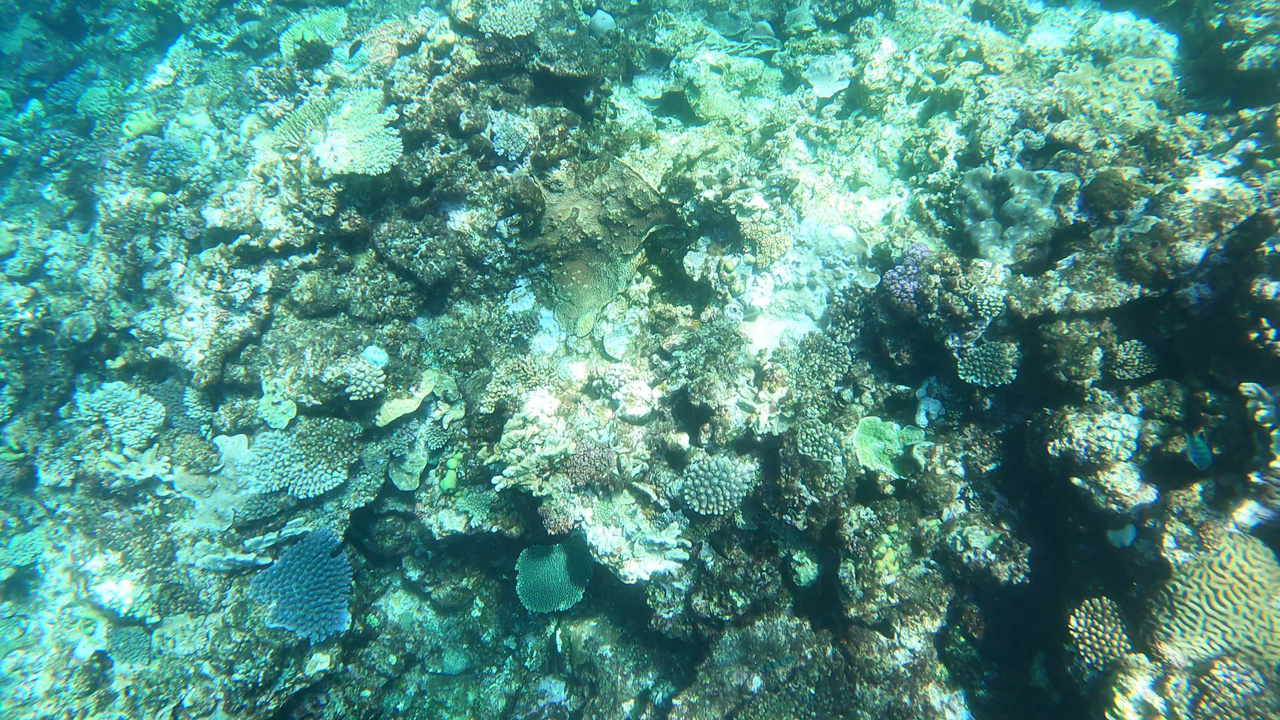
#> input picture opencv/calibrate/10038.jpeg, 1280 x 720 px, given in place of the camera
$ python stream.py
#> lines starting #> are read from the running program, lines starting #| are printed output that depends on the picture; after the words box and inside, x2 and y2 are one past the last pixel; in counts of white or black regions, pixels touching at a corner belong together
from operator import xor
import numpy as np
import cv2 as cv
cap = cv.VideoCapture(0)

cap.set(cv.CAP_PROP_FPS, 1)

fps = cap.get(cv.CAP_PROP_FPS)
print(fps)

def my_line(img, start, end):
    thickness = 2
    line_type = 8
    cv.line(img,
             start,
             end,
             (0, 0, 0),
             thickness,
             line_type)

if not cap.isOpened():
    print("Cannot open camera")
    exit()
while True:
    # Capture frame-by-frame
    ret, frame = cap.read()
#> frame is the input picture: shape (720, 1280, 3); mean B, G, R 135.3, 147.4, 85.4

    # if frame is read correctly ret is True
    if not ret:
        print("Can't receive frame (stream end?). Exiting ...")
        break
    # Our operations on the frame come here
    gray = cv.cvtColor(frame, cv.COLOR_BGR2GRAY)

    # specific a small area s
    _dx = 200
    _dy = 200
    _dw = 400
    _dh = 400
    _xl = _dx + _dw
    _yl = _dy + _dh
    my_line(gray, (_dx, _dy), (_xl, _dy))
    my_line(gray, (_dx, _dy), (_dx, _yl))
    my_line(gray, (_xl, _dy), (_xl, _yl))
    my_line(gray, (_dx, _yl), (_xl, _yl))
#> call 4 of my_line, with start = (200, 600), end = (600, 600)
#> in my_line (call 4), `cv.line(img, start, end, (0, 0, 0), thickness, line_type)`:
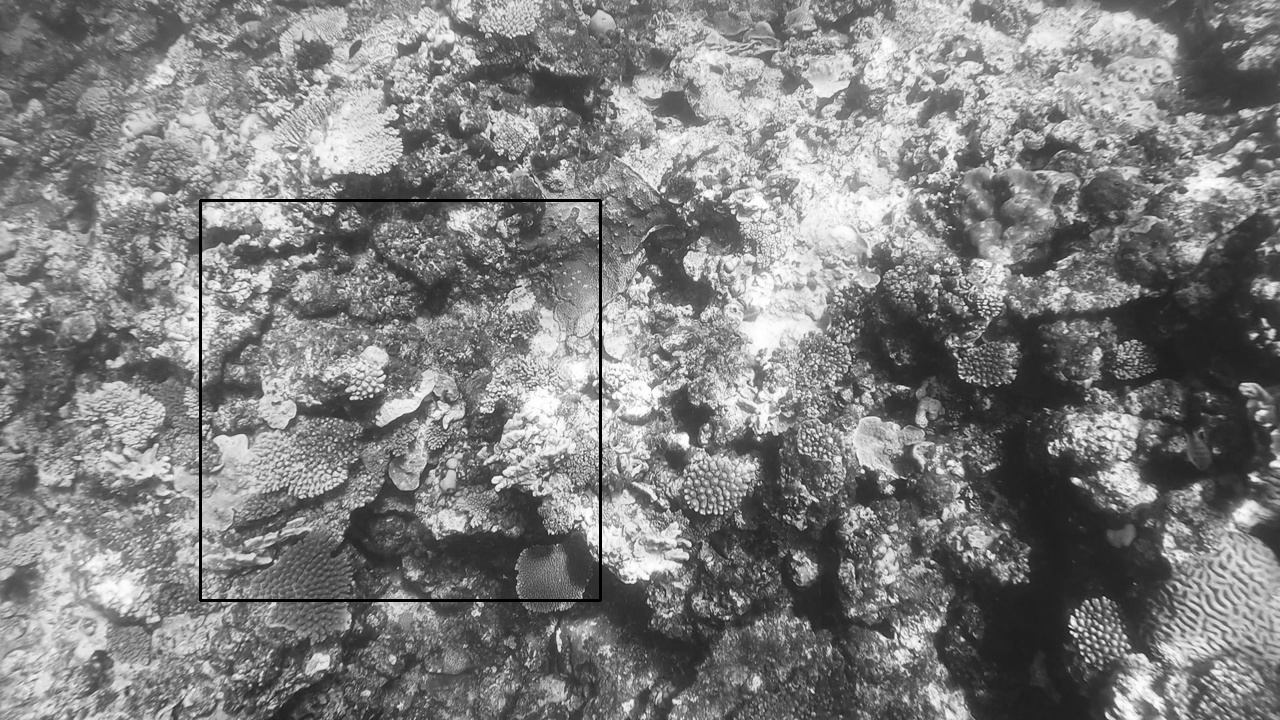
#> img: shape (720, 1280); min 0, max 255, mean 126.7
    # e

    # Display the resulting frame
    ret, thresh = cv.threshold(gray, 127, 255, cv.THRESH_BINARY_INV)
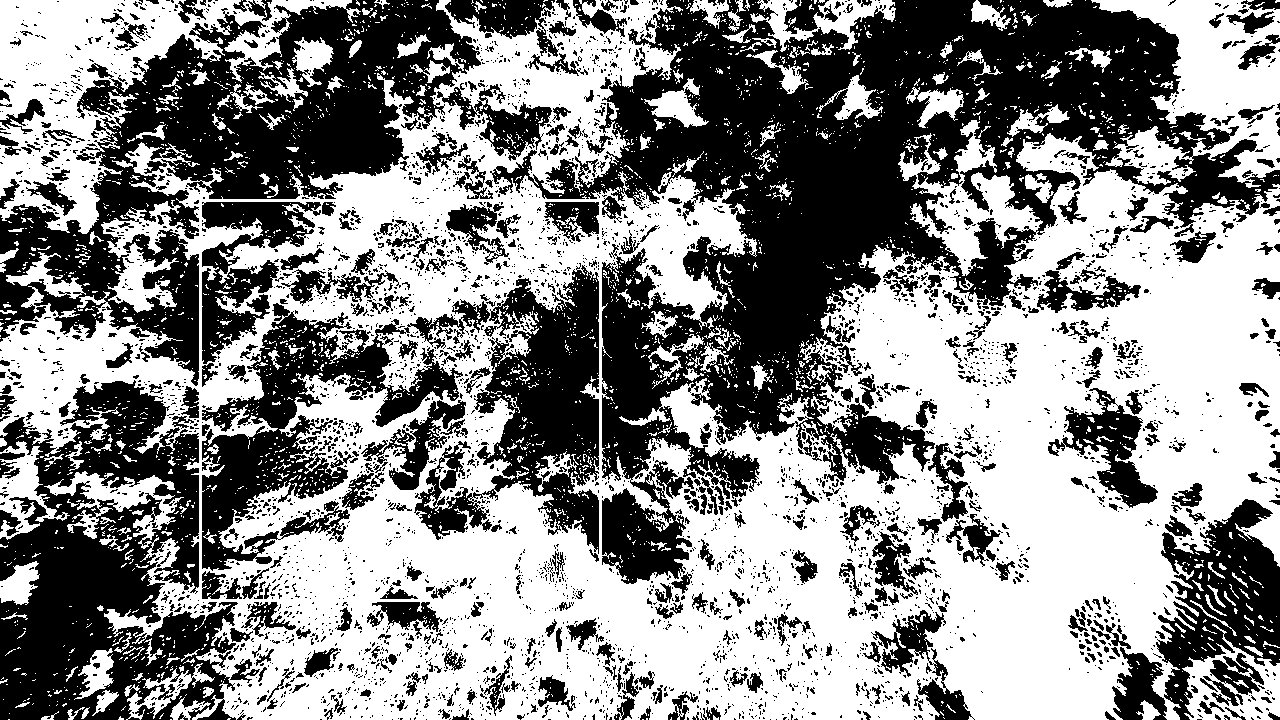
#> thresh: shape (720, 1280); 54.5% white; 4151 black regions (3602 under 20 px)
    #cony_threshold = 100
    #thresh = cv.Canny(gray, cony_threshold, 1.25 * cony_threshold)

    # 显示等高线特定图案 s
    contours, hierarchy = cv.findContours(thresh, cv.RETR_TREE, cv.CHAIN_APPROX_SIMPLE)
#> contours = 8903 contours, 7908 with area under 20; largest, box (x1, y1, x2, y2) and area: (0, 0, 1280, 720) 539446, (0, 0, 361, 234) 29354, (201, 311, 464, 572) 23166, (474, 264, 600, 555) 22411, (1091, 0, 1280, 188) 18394

    # Iterate through each contour
    result = []          ## 空列表
    centerPoints = []

    for c in contours:
        x,y,w,h = cv.boundingRect(c)
        #   filter outer point
        if (x > _dx and x + w < _xl and y > _dy and y + h < _yl and w < 45 and w > 15 ):

            #cv.rectangle(imgray, (x, y), (x+w, y+h), (255, 0, 255), 2)
            rect = cv.minAreaRect(c)
            box = cv.boxPoints(rect)
            box = np.int0(box)

            #   重算长宽
            _x, _y = np.int0((box[2] + box[0])/2)
            _w = np.linalg.norm(box[1] - box[0])
            _h = np.linalg.norm(box[2] - box[1])
            _vec1 = box[2] - [_x, _y]
            _vec2 = [_w/2, _h/2]
            _arccos = np.arccos(_vec1.dot(_vec2)/(np.linalg.norm(_vec1) * np.linalg.norm(_vec2)))
            #if (_w > 100 and _h > 100 and _w < 150 and _h < 150  ):
            if (_w / _h > 0.5 and _w / _h < 1.5 ):
                centerPoints.append([_x, _y])
                cv.drawMarker(gray, (_x, _y), (255,0,0))
                cv.putText(gray, "x: {0}, y: {1}, arccos: {2}".format(_x, _y, _arccos), (_x, _y), cv.FONT_HERSHEY_SIMPLEX, 1, (255,0,0))
                result.append(box)
#> this loop made 8903 passes
#> (c, x, y, w, h) on passes 1 to 3: ([[642, 719], [643, 719]], 642, 719, 2, 1), ([[170, 719], [171, 719]], 170, 719, 2, 1), ([[8, 719], [9, 719]], 8, 719, 2, 1)
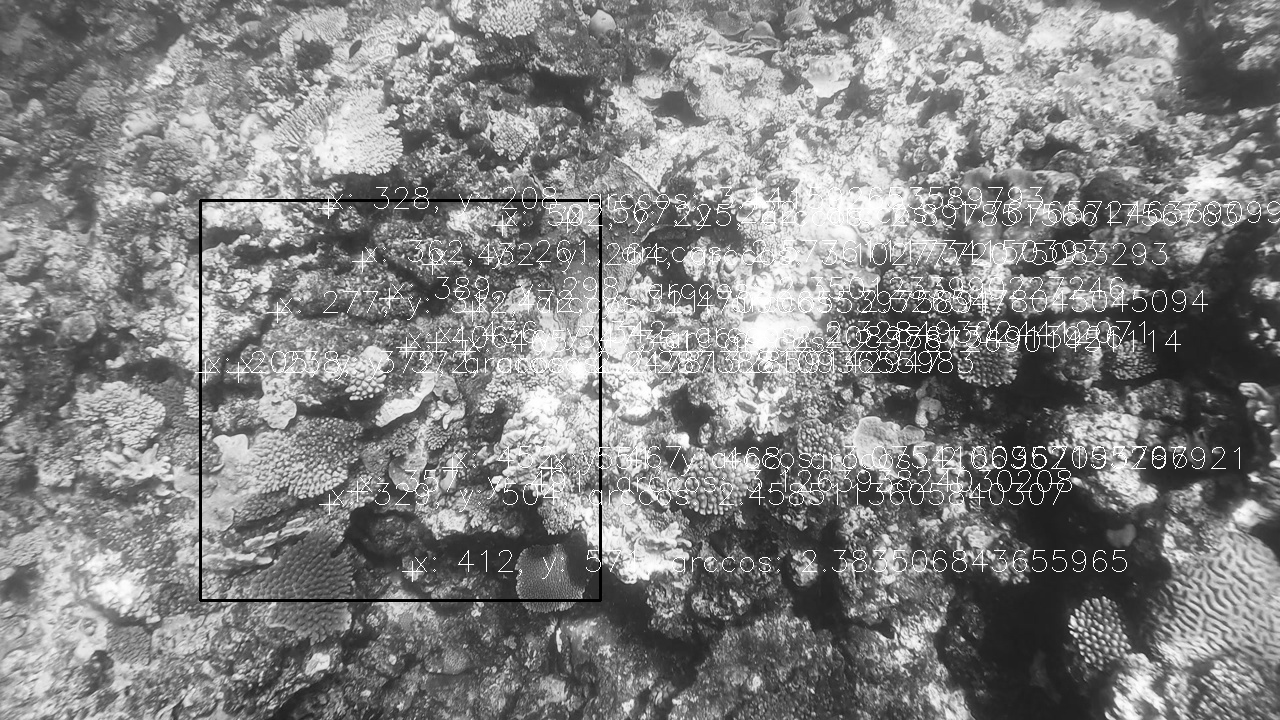
#> gray: shape (720, 1280); 2.75% of pixels changed, all inside (x1, y1, x2, y2) = (195, 187, 1280, 582)
#> after the loop, centerPoints = [[412, 571], [329, 504], [357, 491], [452, 467], [238, 372], [205, 372], [465, 351], [406, 347], [436, 342], [277, 312], [472, 311], [389, 298], [551, 468], [432, 264], [362, 261], [502, 225], [567, 222], [328, 208]]; result = 18 items


    cv.drawContours(gray, result, -1, (255,255,0), 3)
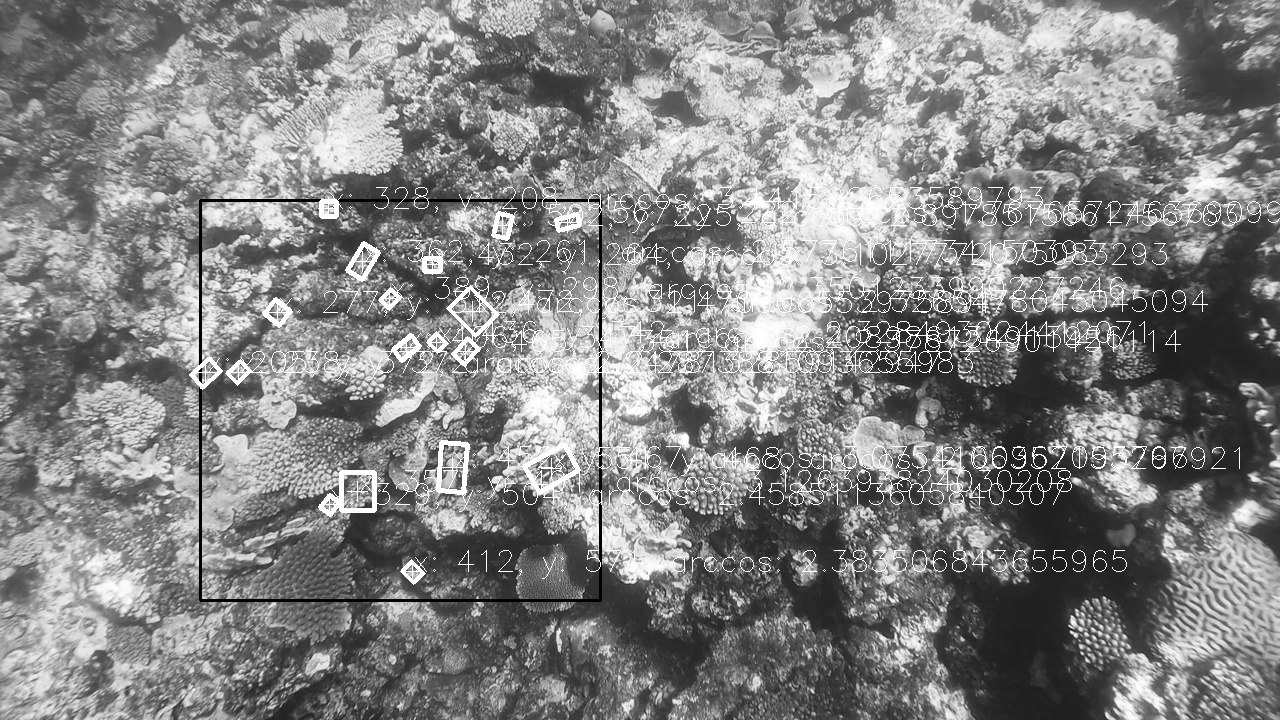
#> gray: shape (720, 1280); 0.68% of pixels changed, all inside (x1, y1, x2, y2) = (189, 199, 582, 585)
    # 显示等高线特定图案 e


    cv.imshow('frame', gray)
    if cv.waitKey(1) == ord('q'):
#> (key q is pressed here)
        break
# When everything done, release the capture
cap.release()
cv.destroyAllWindows()

$ run again, on opencv/calibrate/1020.jpg
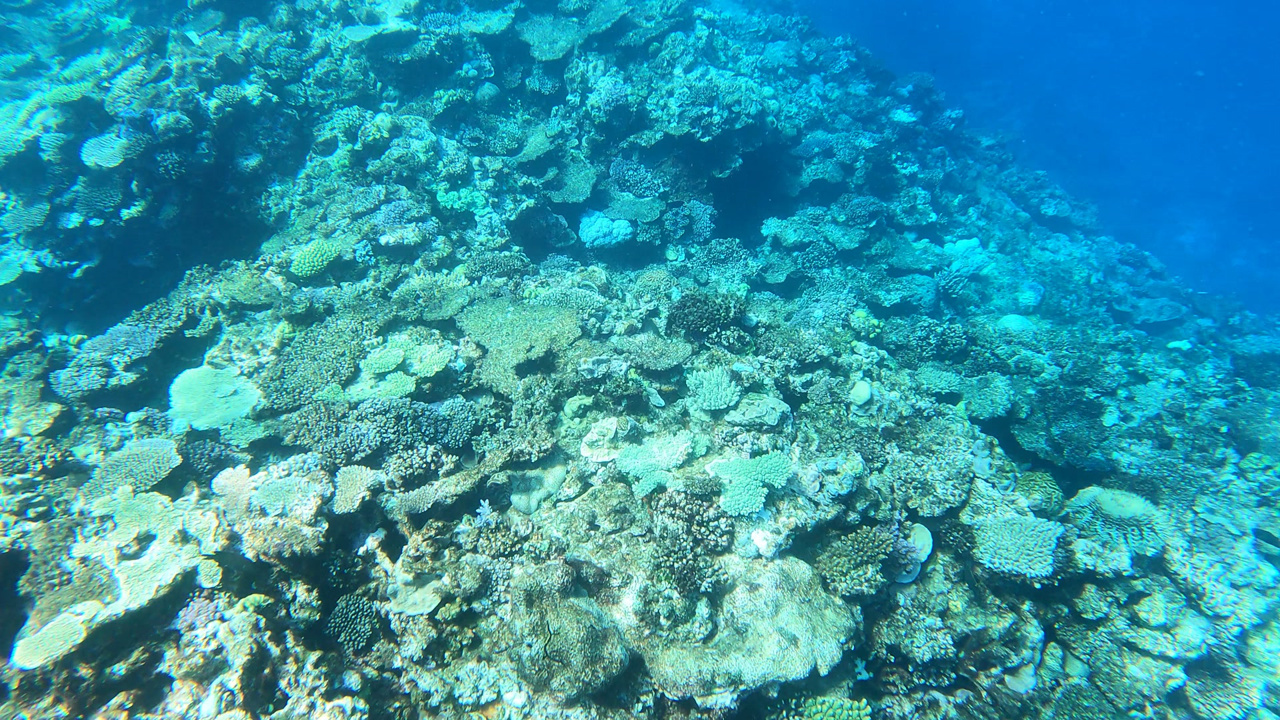
#> input picture opencv/calibrate/1020.jpg, 1280 x 720 px, given in place of the camera
#> frame is the input picture: shape (720, 1280, 3); mean B, G, R 168.8, 151.9, 52.8
#> `ret, thresh = cv.threshold(gray, 127, 255, cv.THRESH_BINARY_INV)`:
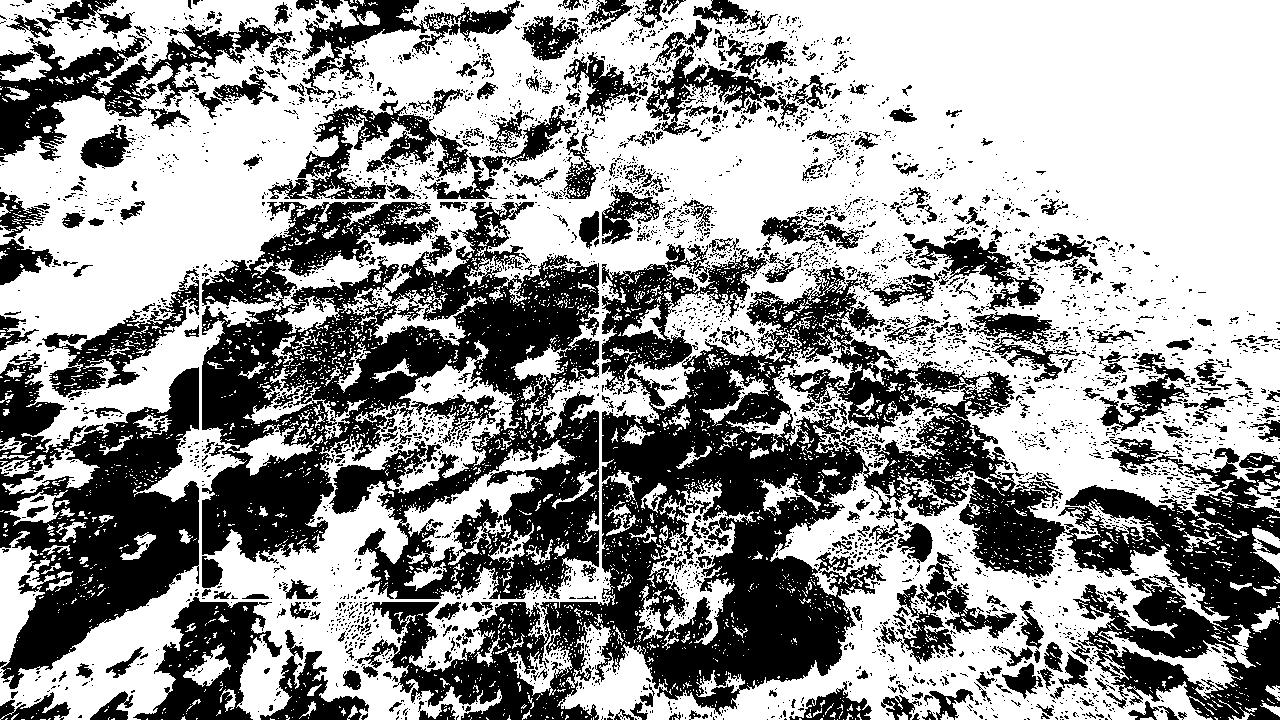
#> thresh: shape (720, 1280); 59% white; 4088 black regions (3636 under 20 px)
#> contours = 10541 contours, 9601 with area under 20; largest, box (x1, y1, x2, y2) and area: (0, 0, 1280, 720) 681214, (201, 201, 600, 600) 89461, (201, 201, 439, 307) 10645, (601, 254, 768, 392) 9302, (296, 99, 470, 200) 6788
#> the loop `for c in contours:` made 10541 passes
#> (x, y, w, h, rect, box) on passes 3573, 3624: (580, 563, 17, 14, ((587.6, 570.4), (13.38, 15.09), -59.04), [[590, 579], [577, 572], [584, 560], [597, 568]]), (201, 555, 23, 34, ((212, 571.5), (33, 22), -90), [[223, 588], [201, 588], [201, 555], [223, 555]])
#> after the loop `for c in contours:`: centerPoints = [[587, 569], [212, 571], [429, 450], [216, 449], [389, 435], [405, 411], [419, 405], [409, 310], [366, 298], [436, 249], [541, 552], [533, 409], [529, 391], [302, 340], [286, 348], [432, 302], [262, 264]]; result = 17 items
#> `cv.drawContours(gray, result, -1, (255,255,0), 3)`:
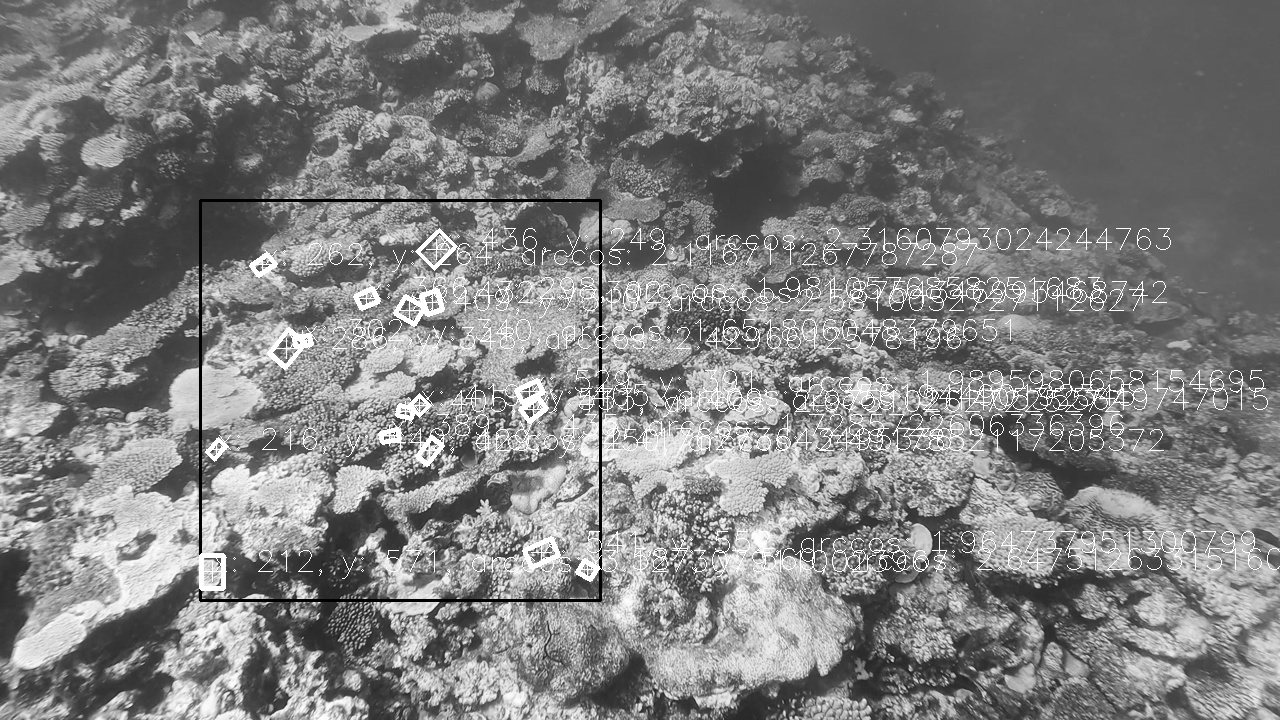
#> gray: shape (720, 1280); min 0, max 255, mean 127.3
